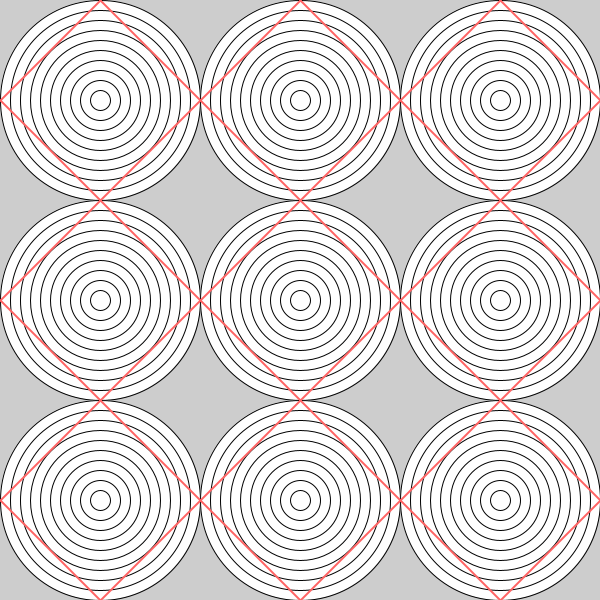
Frame 1 (no input)
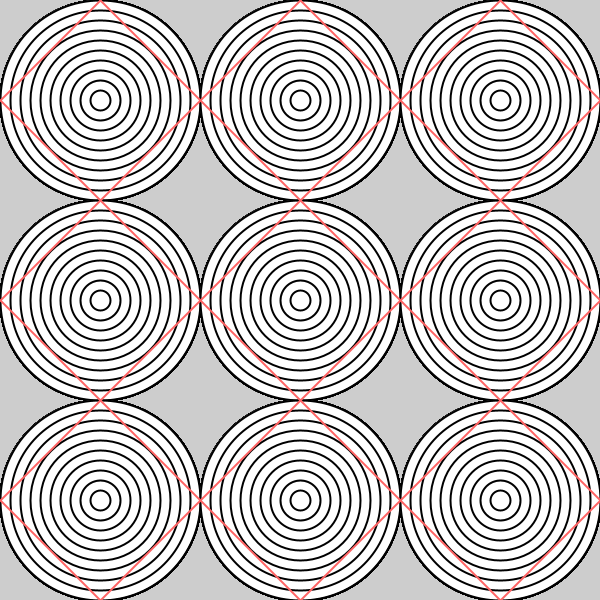
Frame 60 (the mouse pressed at the canvas centre just before this capture)
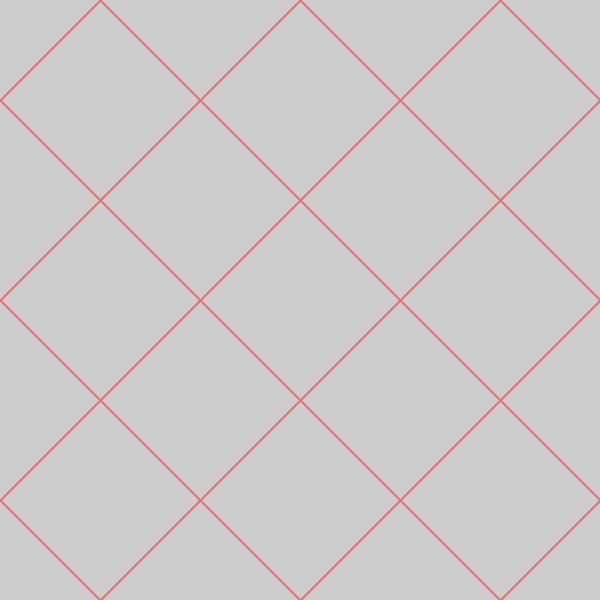
Frame 120 (the mouse held since frame 60 and released just before this capture)

The Processing sketch that drew these frames (run headless with seeded random() and noise(); from frame 60 on, the mouse is pressed at the canvas centre):

// Processing sketch: hering
// ── hering.pde
void setup()
{
  size(600, 600);
  background(205);
  noStroke();
  
}

void draw()
{
  stroke(0);
 
  
  for(int j = 100 ; j < 600 ; j= j + 200){
    for(int k = 100 ; k < 600 ; k= k + 200){
      for(int i = 200 ; i >= 0 ; i= i - 20){
        circle(k, j, i);       
        //circle(100, 100, i); 
       // circle(300, 100, i);       
       // circle(500, 100, i);  
      }
    }
  }
  Draw_lines();
  
  if (mousePressed==true){
    background(205);
    Draw_lines();
  }
  
}

void Draw_lines(){
  stroke(255,100,100);
  strokeWeight(2);
  line(100,0,600,500);
  line(0,100,500,600);
  
  line(100,0,0,100);
  line(600,500,500,600);
  line(0,500,100,600);
  
  
  line(300,0,0,300);
  line(500,0,0,500);
  
  line(600,100,100,600);
  line(500,0,600,100);
  line(300,0,600,300);
  line(0,300,300,600);
  line(300,600,600,300);
}

//line(0, 80, 80, 0);
//stroke(204, 102, 0);
